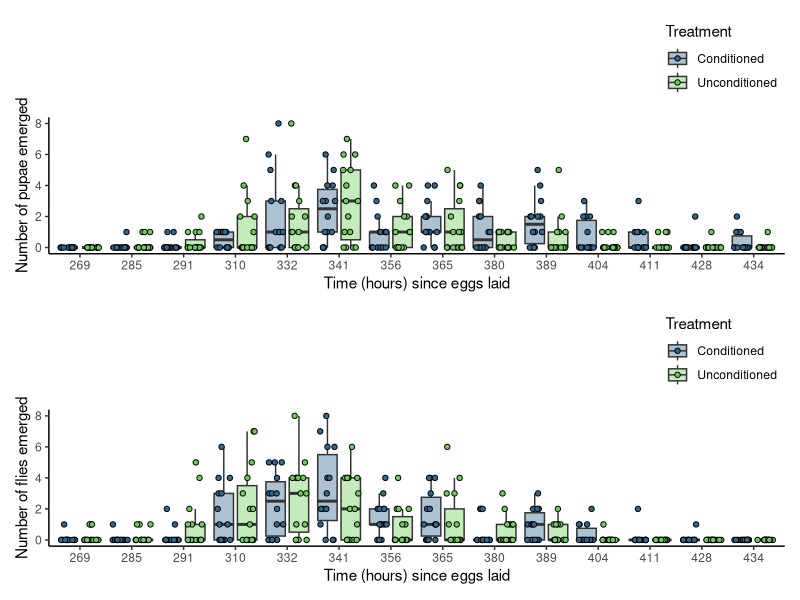

R code for this plot: (Note: this script raises an error after producing the figure.)
## Packages
library(tidyverse)
library(ggplot2)
library(readxl)
library(viridis)
library(patchwork)


## Choosing colours from viridis to use: 
viridis_colors <- viridis(10)

################################################ PUPAE ANALYSIS ####


## Reading pupae data in
fly_fitness_MFE <- read_excel("data/fitness_development/MFE_flies.xlsx")

#### better arranging data

## Separating the data into female and male columns 
fly_fitness_tidy <- tidyr::pivot_longer(data = fly_fitness_MFE ,
                                        cols = c( females, males),
                                        names_to = "sex",
                                        values_to = "count") 



females_data <- subset(fly_fitness_MFE, select = c(time_hours, females, treatment))


## Boxplot ##
female_boxplot_2 <- ggplot(females_data, aes(x = factor(time_hours), y = females, fill = treatment)) +
  geom_boxplot(outlier.shape = NA, alpha = .4, position = position_dodge(width = 0.9)) +
  geom_point(aes(fill = treatment),
             size = 1.5, shape = 21,
             position = position_jitterdodge(jitter.width = 0.3, dodge.width = 0.9)) +
  scale_fill_manual(values = viridis_colors[c(4, 8)], labels = c("Conditioned", "Unconditioned")) +
  scale_x_discrete(labels = unique(females_data$time_hours)) +
  theme_classic() +
  theme(legend.position = "top",
        legend.justification = "right",
        legend.direction = "vertical",
        strip.placement = "outside", 
        strip.background = element_blank(),  
        strip.text = element_blank()) +
  labs(x = "Time (hours) since eggs laid", 
       y = "Number of pupae emerged",
       fill = "Treatment")


males_data <- subset(fly_fitness_MFE, select = c(time_hours, males, treatment))

## Boxplot ##
male_boxplot_2 <- ggplot(males_data, aes(x = factor(time_hours), y = males, fill = treatment)) +
  geom_boxplot(outlier.shape = NA, alpha = .4, position = position_dodge(width = 0.9)) +
  geom_point(aes(fill = treatment),
             size = 1.5, shape = 21,
             position = position_jitterdodge(jitter.width = 0.3, dodge.width = 0.9)) +
  scale_fill_manual(values = viridis_colors[c(4, 8)], labels = c("Conditioned", "Unconditioned")) +
  scale_x_discrete(labels = unique(males_data$time_hours)) +
  theme_classic() +
  theme(legend.position = "top",
        legend.justification = "right",
        legend.direction = "vertical",
        strip.placement = "outside", 
        strip.background = element_blank(),  
        strip.text = element_blank()) +
  labs(x = "Time (hours) since eggs laid", 
       y = "Number of flies emerged",
       fill = "Treatment")



female_boxplot_2 / 
  male_boxplot_2



#### Pupae data check. 
fly_fitness <- as.data.frame(fly_fitness)

total_flies <- fly_fitness_MFE %>% 
  group_by(treatment, id) %>% 
  summarise(total_flies = sum(males, females, na.rm = TRUE))


total_flies <- as.data.frame(total_flies)
## more conditioned than unconditioned have come out now? 
